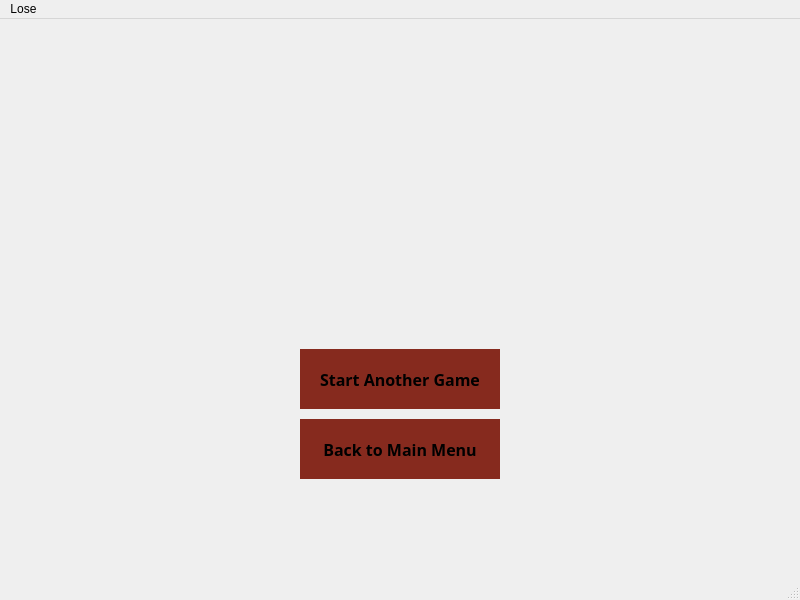
<?xml version="1.0" encoding="UTF-8"?>
<ui version="4.0">
 <class>LoseWindow</class>
 <widget class="QMainWindow" name="LoseWindow">
  <property name="geometry">
   <rect>
    <x>0</x>
    <y>0</y>
    <width>800</width>
    <height>600</height>
   </rect>
  </property>
  <property name="windowTitle">
   <string>MainWindow</string>
  </property>
  <widget class="QWidget" name="centralwidget">
   <widget class="QPushButton" name="Back_Button">
    <property name="geometry">
     <rect>
      <x>300</x>
      <y>400</y>
      <width>200</width>
      <height>60</height>
     </rect>
    </property>
    <property name="palette">
     <palette>
      <active>
       <colorrole role="WindowText">
        <brush brushstyle="SolidPattern">
         <color alpha="255">
          <red>0</red>
          <green>0</green>
          <blue>0</blue>
         </color>
        </brush>
       </colorrole>
       <colorrole role="Button">
        <brush brushstyle="SolidPattern">
         <color alpha="255">
          <red>134</red>
          <green>42</green>
          <blue>30</blue>
         </color>
        </brush>
       </colorrole>
       <colorrole role="Light">
        <brush brushstyle="SolidPattern">
         <color alpha="255">
          <red>201</red>
          <green>63</green>
          <blue>45</blue>
         </color>
        </brush>
       </colorrole>
       <colorrole role="Midlight">
        <brush brushstyle="SolidPattern">
         <color alpha="255">
          <red>167</red>
          <green>52</green>
          <blue>37</blue>
         </color>
        </brush>
       </colorrole>
       <colorrole role="Dark">
        <brush brushstyle="SolidPattern">
         <color alpha="255">
          <red>67</red>
          <green>21</green>
          <blue>15</blue>
         </color>
        </brush>
       </colorrole>
       <colorrole role="Mid">
        <brush brushstyle="SolidPattern">
         <color alpha="255">
          <red>89</red>
          <green>28</green>
          <blue>20</blue>
         </color>
        </brush>
       </colorrole>
       <colorrole role="Text">
        <brush brushstyle="SolidPattern">
         <color alpha="255">
          <red>0</red>
          <green>0</green>
          <blue>0</blue>
         </color>
        </brush>
       </colorrole>
       <colorrole role="BrightText">
        <brush brushstyle="SolidPattern">
         <color alpha="255">
          <red>255</red>
          <green>255</green>
          <blue>255</blue>
         </color>
        </brush>
       </colorrole>
       <colorrole role="ButtonText">
        <brush brushstyle="SolidPattern">
         <color alpha="255">
          <red>0</red>
          <green>0</green>
          <blue>0</blue>
         </color>
        </brush>
       </colorrole>
       <colorrole role="Base">
        <brush brushstyle="SolidPattern">
         <color alpha="255">
          <red>255</red>
          <green>255</green>
          <blue>255</blue>
         </color>
        </brush>
       </colorrole>
       <colorrole role="Window">
        <brush brushstyle="SolidPattern">
         <color alpha="255">
          <red>134</red>
          <green>42</green>
          <blue>30</blue>
         </color>
        </brush>
       </colorrole>
       <colorrole role="Shadow">
        <brush brushstyle="SolidPattern">
         <color alpha="255">
          <red>0</red>
          <green>0</green>
          <blue>0</blue>
         </color>
        </brush>
       </colorrole>
       <colorrole role="AlternateBase">
        <brush brushstyle="SolidPattern">
         <color alpha="255">
          <red>194</red>
          <green>148</green>
          <blue>142</blue>
         </color>
        </brush>
       </colorrole>
       <colorrole role="ToolTipBase">
        <brush brushstyle="SolidPattern">
         <color alpha="255">
          <red>255</red>
          <green>255</green>
          <blue>220</blue>
         </color>
        </brush>
       </colorrole>
       <colorrole role="ToolTipText">
        <brush brushstyle="SolidPattern">
         <color alpha="255">
          <red>0</red>
          <green>0</green>
          <blue>0</blue>
         </color>
        </brush>
       </colorrole>
      </active>
      <inactive>
       <colorrole role="WindowText">
        <brush brushstyle="SolidPattern">
         <color alpha="255">
          <red>0</red>
          <green>0</green>
          <blue>0</blue>
         </color>
        </brush>
       </colorrole>
       <colorrole role="Button">
        <brush brushstyle="SolidPattern">
         <color alpha="255">
          <red>134</red>
          <green>42</green>
          <blue>30</blue>
         </color>
        </brush>
       </colorrole>
       <colorrole role="Light">
        <brush brushstyle="SolidPattern">
         <color alpha="255">
          <red>201</red>
          <green>63</green>
          <blue>45</blue>
         </color>
        </brush>
       </colorrole>
       <colorrole role="Midlight">
        <brush brushstyle="SolidPattern">
         <color alpha="255">
          <red>167</red>
          <green>52</green>
          <blue>37</blue>
         </color>
        </brush>
       </colorrole>
       <colorrole role="Dark">
        <brush brushstyle="SolidPattern">
         <color alpha="255">
          <red>67</red>
          <green>21</green>
          <blue>15</blue>
         </color>
        </brush>
       </colorrole>
       <colorrole role="Mid">
        <brush brushstyle="SolidPattern">
         <color alpha="255">
          <red>89</red>
          <green>28</green>
          <blue>20</blue>
         </color>
        </brush>
       </colorrole>
       <colorrole role="Text">
        <brush brushstyle="SolidPattern">
         <color alpha="255">
          <red>0</red>
          <green>0</green>
          <blue>0</blue>
         </color>
        </brush>
       </colorrole>
       <colorrole role="BrightText">
        <brush brushstyle="SolidPattern">
         <color alpha="255">
          <red>255</red>
          <green>255</green>
          <blue>255</blue>
         </color>
        </brush>
       </colorrole>
       <colorrole role="ButtonText">
        <brush brushstyle="SolidPattern">
         <color alpha="255">
          <red>0</red>
          <green>0</green>
          <blue>0</blue>
         </color>
        </brush>
       </colorrole>
       <colorrole role="Base">
        <brush brushstyle="SolidPattern">
         <color alpha="255">
          <red>255</red>
          <green>255</green>
          <blue>255</blue>
         </color>
        </brush>
       </colorrole>
       <colorrole role="Window">
        <brush brushstyle="SolidPattern">
         <color alpha="255">
          <red>134</red>
          <green>42</green>
          <blue>30</blue>
         </color>
        </brush>
       </colorrole>
       <colorrole role="Shadow">
        <brush brushstyle="SolidPattern">
         <color alpha="255">
          <red>0</red>
          <green>0</green>
          <blue>0</blue>
         </color>
        </brush>
       </colorrole>
       <colorrole role="AlternateBase">
        <brush brushstyle="SolidPattern">
         <color alpha="255">
          <red>194</red>
          <green>148</green>
          <blue>142</blue>
         </color>
        </brush>
       </colorrole>
       <colorrole role="ToolTipBase">
        <brush brushstyle="SolidPattern">
         <color alpha="255">
          <red>255</red>
          <green>255</green>
          <blue>220</blue>
         </color>
        </brush>
       </colorrole>
       <colorrole role="ToolTipText">
        <brush brushstyle="SolidPattern">
         <color alpha="255">
          <red>0</red>
          <green>0</green>
          <blue>0</blue>
         </color>
        </brush>
       </colorrole>
      </inactive>
      <disabled>
       <colorrole role="WindowText">
        <brush brushstyle="SolidPattern">
         <color alpha="255">
          <red>67</red>
          <green>21</green>
          <blue>15</blue>
         </color>
        </brush>
       </colorrole>
       <colorrole role="Button">
        <brush brushstyle="SolidPattern">
         <color alpha="255">
          <red>134</red>
          <green>42</green>
          <blue>30</blue>
         </color>
        </brush>
       </colorrole>
       <colorrole role="Light">
        <brush brushstyle="SolidPattern">
         <color alpha="255">
          <red>201</red>
          <green>63</green>
          <blue>45</blue>
         </color>
        </brush>
       </colorrole>
       <colorrole role="Midlight">
        <brush brushstyle="SolidPattern">
         <color alpha="255">
          <red>167</red>
          <green>52</green>
          <blue>37</blue>
         </color>
        </brush>
       </colorrole>
       <colorrole role="Dark">
        <brush brushstyle="SolidPattern">
         <color alpha="255">
          <red>67</red>
          <green>21</green>
          <blue>15</blue>
         </color>
        </brush>
       </colorrole>
       <colorrole role="Mid">
        <brush brushstyle="SolidPattern">
         <color alpha="255">
          <red>89</red>
          <green>28</green>
          <blue>20</blue>
         </color>
        </brush>
       </colorrole>
       <colorrole role="Text">
        <brush brushstyle="SolidPattern">
         <color alpha="255">
          <red>67</red>
          <green>21</green>
          <blue>15</blue>
         </color>
        </brush>
       </colorrole>
       <colorrole role="BrightText">
        <brush brushstyle="SolidPattern">
         <color alpha="255">
          <red>255</red>
          <green>255</green>
          <blue>255</blue>
         </color>
        </brush>
       </colorrole>
       <colorrole role="ButtonText">
        <brush brushstyle="SolidPattern">
         <color alpha="255">
          <red>67</red>
          <green>21</green>
          <blue>15</blue>
         </color>
        </brush>
       </colorrole>
       <colorrole role="Base">
        <brush brushstyle="SolidPattern">
         <color alpha="255">
          <red>134</red>
          <green>42</green>
          <blue>30</blue>
         </color>
        </brush>
       </colorrole>
       <colorrole role="Window">
        <brush brushstyle="SolidPattern">
         <color alpha="255">
          <red>134</red>
          <green>42</green>
          <blue>30</blue>
         </color>
        </brush>
       </colorrole>
       <colorrole role="Shadow">
        <brush brushstyle="SolidPattern">
         <color alpha="255">
          <red>0</red>
          <green>0</green>
          <blue>0</blue>
         </color>
        </brush>
       </colorrole>
       <colorrole role="AlternateBase">
        <brush brushstyle="SolidPattern">
         <color alpha="255">
          <red>134</red>
          <green>42</green>
          <blue>30</blue>
         </color>
        </brush>
       </colorrole>
       <colorrole role="ToolTipBase">
        <brush brushstyle="SolidPattern">
         <color alpha="255">
          <red>255</red>
          <green>255</green>
          <blue>220</blue>
         </color>
        </brush>
       </colorrole>
       <colorrole role="ToolTipText">
        <brush brushstyle="SolidPattern">
         <color alpha="255">
          <red>0</red>
          <green>0</green>
          <blue>0</blue>
         </color>
        </brush>
       </colorrole>
      </disabled>
     </palette>
    </property>
    <property name="font">
     <font>
      <family>Berlin Sans FB</family>
      <pointsize>12</pointsize>
      <weight>75</weight>
      <bold>true</bold>
     </font>
    </property>
    <property name="autoFillBackground">
     <bool>true</bool>
    </property>
    <property name="text">
     <string>Back to Main Menu</string>
    </property>
    <property name="flat">
     <bool>true</bool>
    </property>
   </widget>
   <widget class="QPushButton" name="Restart_Button">
    <property name="geometry">
     <rect>
      <x>300</x>
      <y>330</y>
      <width>200</width>
      <height>60</height>
     </rect>
    </property>
    <property name="palette">
     <palette>
      <active>
       <colorrole role="WindowText">
        <brush brushstyle="SolidPattern">
         <color alpha="255">
          <red>0</red>
          <green>0</green>
          <blue>0</blue>
         </color>
        </brush>
       </colorrole>
       <colorrole role="Button">
        <brush brushstyle="SolidPattern">
         <color alpha="255">
          <red>134</red>
          <green>42</green>
          <blue>30</blue>
         </color>
        </brush>
       </colorrole>
       <colorrole role="Light">
        <brush brushstyle="SolidPattern">
         <color alpha="255">
          <red>201</red>
          <green>63</green>
          <blue>45</blue>
         </color>
        </brush>
       </colorrole>
       <colorrole role="Midlight">
        <brush brushstyle="SolidPattern">
         <color alpha="255">
          <red>167</red>
          <green>52</green>
          <blue>37</blue>
         </color>
        </brush>
       </colorrole>
       <colorrole role="Dark">
        <brush brushstyle="SolidPattern">
         <color alpha="255">
          <red>67</red>
          <green>21</green>
          <blue>15</blue>
         </color>
        </brush>
       </colorrole>
       <colorrole role="Mid">
        <brush brushstyle="SolidPattern">
         <color alpha="255">
          <red>89</red>
          <green>28</green>
          <blue>20</blue>
         </color>
        </brush>
       </colorrole>
       <colorrole role="Text">
        <brush brushstyle="SolidPattern">
         <color alpha="255">
          <red>0</red>
          <green>0</green>
          <blue>0</blue>
         </color>
        </brush>
       </colorrole>
       <colorrole role="BrightText">
        <brush brushstyle="SolidPattern">
         <color alpha="255">
          <red>255</red>
          <green>255</green>
          <blue>255</blue>
         </color>
        </brush>
       </colorrole>
       <colorrole role="ButtonText">
        <brush brushstyle="SolidPattern">
         <color alpha="255">
          <red>0</red>
          <green>0</green>
          <blue>0</blue>
         </color>
        </brush>
       </colorrole>
       <colorrole role="Base">
        <brush brushstyle="SolidPattern">
         <color alpha="255">
          <red>255</red>
          <green>255</green>
          <blue>255</blue>
         </color>
        </brush>
       </colorrole>
       <colorrole role="Window">
        <brush brushstyle="SolidPattern">
         <color alpha="255">
          <red>134</red>
          <green>42</green>
          <blue>30</blue>
         </color>
        </brush>
       </colorrole>
       <colorrole role="Shadow">
        <brush brushstyle="SolidPattern">
         <color alpha="255">
          <red>0</red>
          <green>0</green>
          <blue>0</blue>
         </color>
        </brush>
       </colorrole>
       <colorrole role="AlternateBase">
        <brush brushstyle="SolidPattern">
         <color alpha="255">
          <red>194</red>
          <green>148</green>
          <blue>142</blue>
         </color>
        </brush>
       </colorrole>
       <colorrole role="ToolTipBase">
        <brush brushstyle="SolidPattern">
         <color alpha="255">
          <red>255</red>
          <green>255</green>
          <blue>220</blue>
         </color>
        </brush>
       </colorrole>
       <colorrole role="ToolTipText">
        <brush brushstyle="SolidPattern">
         <color alpha="255">
          <red>0</red>
          <green>0</green>
          <blue>0</blue>
         </color>
        </brush>
       </colorrole>
      </active>
      <inactive>
       <colorrole role="WindowText">
        <brush brushstyle="SolidPattern">
         <color alpha="255">
          <red>0</red>
          <green>0</green>
          <blue>0</blue>
         </color>
        </brush>
       </colorrole>
       <colorrole role="Button">
        <brush brushstyle="SolidPattern">
         <color alpha="255">
          <red>134</red>
          <green>42</green>
          <blue>30</blue>
         </color>
        </brush>
       </colorrole>
       <colorrole role="Light">
        <brush brushstyle="SolidPattern">
         <color alpha="255">
          <red>201</red>
          <green>63</green>
          <blue>45</blue>
         </color>
        </brush>
       </colorrole>
       <colorrole role="Midlight">
        <brush brushstyle="SolidPattern">
         <color alpha="255">
          <red>167</red>
          <green>52</green>
          <blue>37</blue>
         </color>
        </brush>
       </colorrole>
       <colorrole role="Dark">
        <brush brushstyle="SolidPattern">
         <color alpha="255">
          <red>67</red>
          <green>21</green>
          <blue>15</blue>
         </color>
        </brush>
       </colorrole>
       <colorrole role="Mid">
        <brush brushstyle="SolidPattern">
         <color alpha="255">
          <red>89</red>
          <green>28</green>
          <blue>20</blue>
         </color>
        </brush>
       </colorrole>
       <colorrole role="Text">
        <brush brushstyle="SolidPattern">
         <color alpha="255">
          <red>0</red>
          <green>0</green>
          <blue>0</blue>
         </color>
        </brush>
       </colorrole>
       <colorrole role="BrightText">
        <brush brushstyle="SolidPattern">
         <color alpha="255">
          <red>255</red>
          <green>255</green>
          <blue>255</blue>
         </color>
        </brush>
       </colorrole>
       <colorrole role="ButtonText">
        <brush brushstyle="SolidPattern">
         <color alpha="255">
          <red>0</red>
          <green>0</green>
          <blue>0</blue>
         </color>
        </brush>
       </colorrole>
       <colorrole role="Base">
        <brush brushstyle="SolidPattern">
         <color alpha="255">
          <red>255</red>
          <green>255</green>
          <blue>255</blue>
         </color>
        </brush>
       </colorrole>
       <colorrole role="Window">
        <brush brushstyle="SolidPattern">
         <color alpha="255">
          <red>134</red>
          <green>42</green>
          <blue>30</blue>
         </color>
        </brush>
       </colorrole>
       <colorrole role="Shadow">
        <brush brushstyle="SolidPattern">
         <color alpha="255">
          <red>0</red>
          <green>0</green>
          <blue>0</blue>
         </color>
        </brush>
       </colorrole>
       <colorrole role="AlternateBase">
        <brush brushstyle="SolidPattern">
         <color alpha="255">
          <red>194</red>
          <green>148</green>
          <blue>142</blue>
         </color>
        </brush>
       </colorrole>
       <colorrole role="ToolTipBase">
        <brush brushstyle="SolidPattern">
         <color alpha="255">
          <red>255</red>
          <green>255</green>
          <blue>220</blue>
         </color>
        </brush>
       </colorrole>
       <colorrole role="ToolTipText">
        <brush brushstyle="SolidPattern">
         <color alpha="255">
          <red>0</red>
          <green>0</green>
          <blue>0</blue>
         </color>
        </brush>
       </colorrole>
      </inactive>
      <disabled>
       <colorrole role="WindowText">
        <brush brushstyle="SolidPattern">
         <color alpha="255">
          <red>67</red>
          <green>21</green>
          <blue>15</blue>
         </color>
        </brush>
       </colorrole>
       <colorrole role="Button">
        <brush brushstyle="SolidPattern">
         <color alpha="255">
          <red>134</red>
          <green>42</green>
          <blue>30</blue>
         </color>
        </brush>
       </colorrole>
       <colorrole role="Light">
        <brush brushstyle="SolidPattern">
         <color alpha="255">
          <red>201</red>
          <green>63</green>
          <blue>45</blue>
         </color>
        </brush>
       </colorrole>
       <colorrole role="Midlight">
        <brush brushstyle="SolidPattern">
         <color alpha="255">
          <red>167</red>
          <green>52</green>
          <blue>37</blue>
         </color>
        </brush>
       </colorrole>
       <colorrole role="Dark">
        <brush brushstyle="SolidPattern">
         <color alpha="255">
          <red>67</red>
          <green>21</green>
          <blue>15</blue>
         </color>
        </brush>
       </colorrole>
       <colorrole role="Mid">
        <brush brushstyle="SolidPattern">
         <color alpha="255">
          <red>89</red>
          <green>28</green>
          <blue>20</blue>
         </color>
        </brush>
       </colorrole>
       <colorrole role="Text">
        <brush brushstyle="SolidPattern">
         <color alpha="255">
          <red>67</red>
          <green>21</green>
          <blue>15</blue>
         </color>
        </brush>
       </colorrole>
       <colorrole role="BrightText">
        <brush brushstyle="SolidPattern">
         <color alpha="255">
          <red>255</red>
          <green>255</green>
          <blue>255</blue>
         </color>
        </brush>
       </colorrole>
       <colorrole role="ButtonText">
        <brush brushstyle="SolidPattern">
         <color alpha="255">
          <red>67</red>
          <green>21</green>
          <blue>15</blue>
         </color>
        </brush>
       </colorrole>
       <colorrole role="Base">
        <brush brushstyle="SolidPattern">
         <color alpha="255">
          <red>134</red>
          <green>42</green>
          <blue>30</blue>
         </color>
        </brush>
       </colorrole>
       <colorrole role="Window">
        <brush brushstyle="SolidPattern">
         <color alpha="255">
          <red>134</red>
          <green>42</green>
          <blue>30</blue>
         </color>
        </brush>
       </colorrole>
       <colorrole role="Shadow">
        <brush brushstyle="SolidPattern">
         <color alpha="255">
          <red>0</red>
          <green>0</green>
          <blue>0</blue>
         </color>
        </brush>
       </colorrole>
       <colorrole role="AlternateBase">
        <brush brushstyle="SolidPattern">
         <color alpha="255">
          <red>134</red>
          <green>42</green>
          <blue>30</blue>
         </color>
        </brush>
       </colorrole>
       <colorrole role="ToolTipBase">
        <brush brushstyle="SolidPattern">
         <color alpha="255">
          <red>255</red>
          <green>255</green>
          <blue>220</blue>
         </color>
        </brush>
       </colorrole>
       <colorrole role="ToolTipText">
        <brush brushstyle="SolidPattern">
         <color alpha="255">
          <red>0</red>
          <green>0</green>
          <blue>0</blue>
         </color>
        </brush>
       </colorrole>
      </disabled>
     </palette>
    </property>
    <property name="font">
     <font>
      <family>Berlin Sans FB</family>
      <pointsize>12</pointsize>
      <weight>75</weight>
      <bold>true</bold>
     </font>
    </property>
    <property name="autoFillBackground">
     <bool>true</bool>
    </property>
    <property name="text">
     <string>Start Another Game</string>
    </property>
    <property name="flat">
     <bool>true</bool>
    </property>
   </widget>
  </widget>
  <widget class="QMenuBar" name="menubar">
   <property name="geometry">
    <rect>
     <x>0</x>
     <y>0</y>
     <width>800</width>
     <height>26</height>
    </rect>
   </property>
   <widget class="QMenu" name="menuLose">
    <property name="title">
     <string>Lose</string>
    </property>
   </widget>
   <addaction name="menuLose"/>
  </widget>
  <widget class="QStatusBar" name="statusbar"/>
 </widget>
 <resources/>
 <connections/>
</ui>
